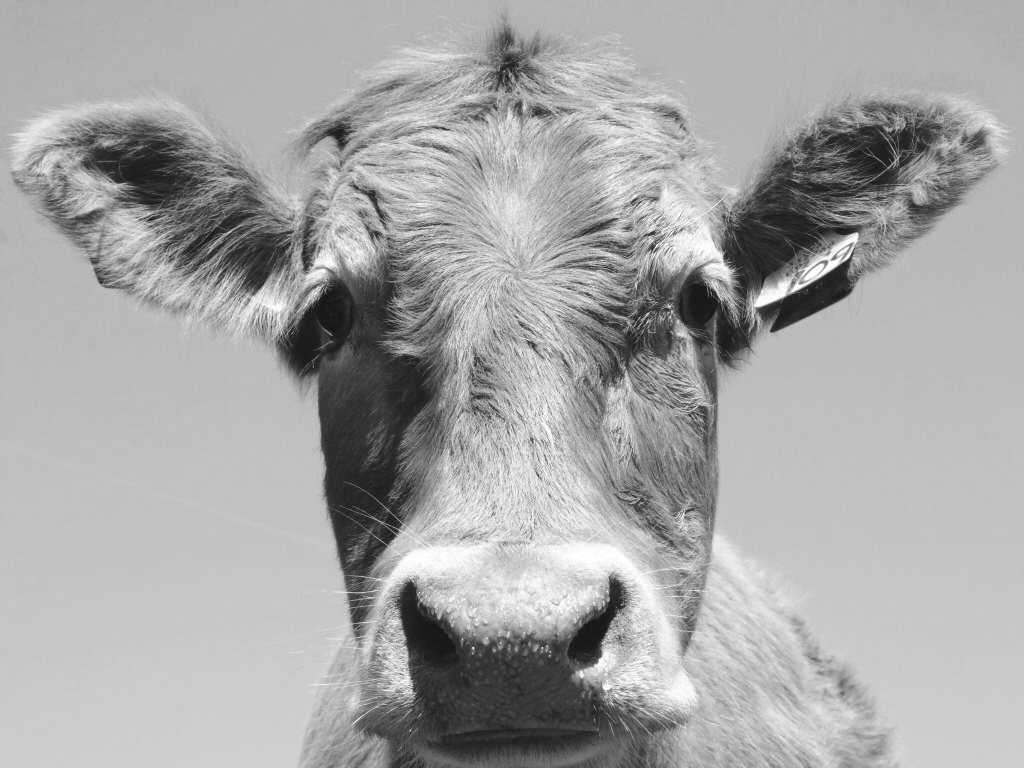
#> input picture Oblig2/cow.png, 1024 x 768 px
$ python Oppgave1.py
#> lines starting #> are read from the running program, lines starting #| are printed output that depends on the picture
from imageio import imread
import matplotlib.pyplot as plt
import numpy as np
import math
from scipy.signal import convolve2d
from scipy.fft import fft2
print("OK")

picture = imread('cow.png', as_gray=True)
#> picture is the input picture: shape (768, 1024) float32; min 23, max 255, mean 166.6
N, M = picture.shape
#> N = 768; M = 1024


def make_Filter(dimension):
    newFilter = np.ones((dimension, dimension)) / (dimension*dimension)
    return newFilter


def plot_oppgave1_1():
    filter = make_Filter(15)
    V, W = filter.shape

    # 'same'-parameteret fjerner den sorte kanten rundt bilde.
    convolved = convolve2d(picture, filter, 'same')
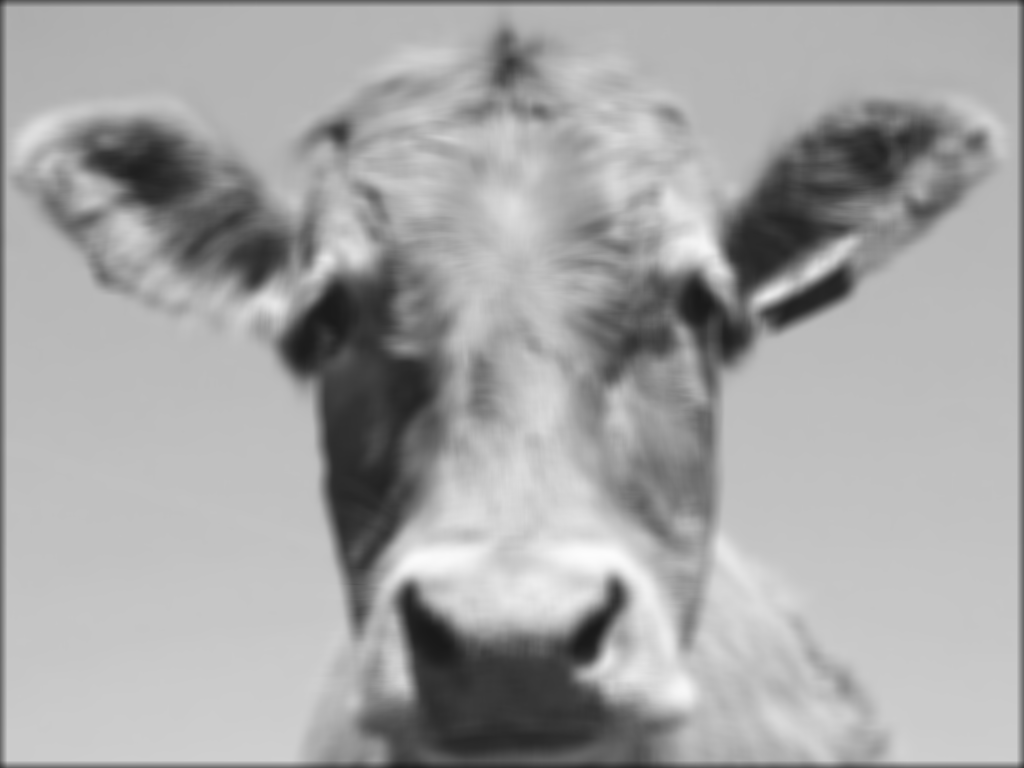
#> convolved: shape (768, 1024) float64; min 25.21, max 252.7, mean 165.1

    # Sender bilde og filteret inn i frekvensdomenet, hvor de ganges sammen.
    frequency_domain = np.fft.fft2(picture)

    # Utvider filteret i samme fft2-kallet, istedet for å utvide først (linje 27 og 28).
    frequency_domain_filter = np.fft.fft2(filter, (N, M))
    frequency_domain_convolution = frequency_domain * frequency_domain_filter

    # Returnerer produktet til bildedomenet igjen.
    picture_convolved = np.fft.ifft2(frequency_domain_convolution)

    show = plt.figure()
    part1 = show.add_subplot(2, 1, 1)
    part2 = show.add_subplot(2, 1, 2)

    part1.imshow(convolved, cmap='gray')
    part1.set_title('Convolve2d')

    # Plotter real-delen av bildet.
    part2.imshow(picture_convolved.real, cmap='gray')
    part2.set_title('Fft2')

    plt.show()
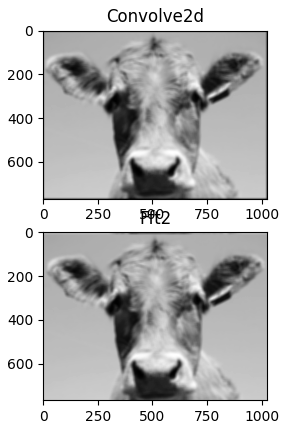
#> figure drawn by matplotlib, 2 panels


plot_oppgave1_1()

$ run again, with Oblig2/car.png copied over Oblig2/cow.png
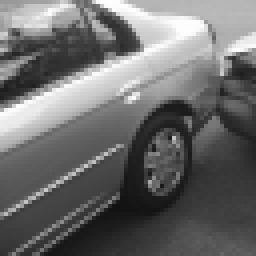
#> input picture Oblig2/car.png, 64 x 64 px (shown 4 times larger)
#> picture is the input picture: shape (64, 64) float32; min 17, max 254, mean 108.2
#> in plot_oppgave1_1, `convolved = convolve2d(picture, filter, 'same')`:
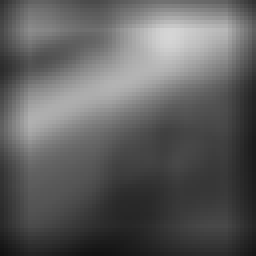
#> convolved: shape (64, 64) float64 (shown 4 times larger); min 18.63, max 213.3, mean 95.2
#> in plot_oppgave1_1, `plt.show()`:
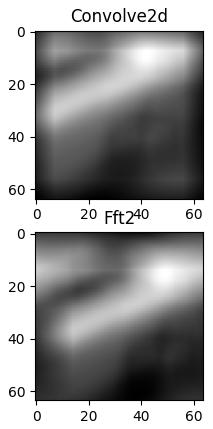
#> figure drawn by matplotlib, 2 panels

$ run again, with Oblig2/uio.png copied over Oblig2/cow.png
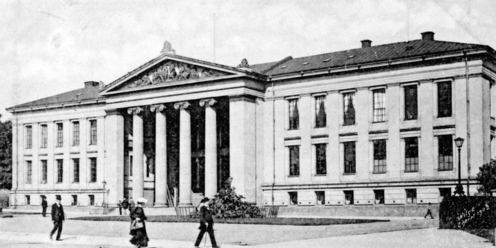
#> input picture Oblig2/uio.png, 496 x 248 px
#> picture is the input picture: shape (248, 496) float32; min 0, max 255, mean 175.4
#> in plot_oppgave1_1, `convolved = convolve2d(picture, filter, 'same')`:
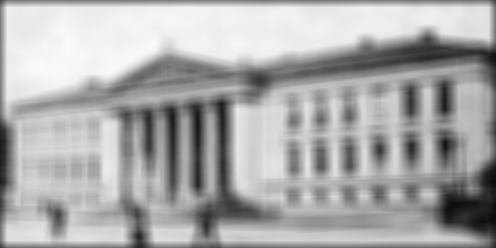
#> convolved: shape (248, 496) float64; min 11.02, max 250.7, mean 171
#> in plot_oppgave1_1, `plt.show()`:
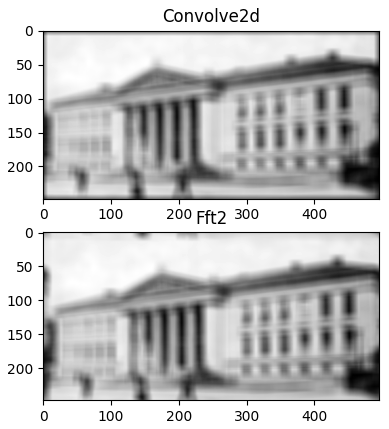
#> figure drawn by matplotlib, 2 panels
